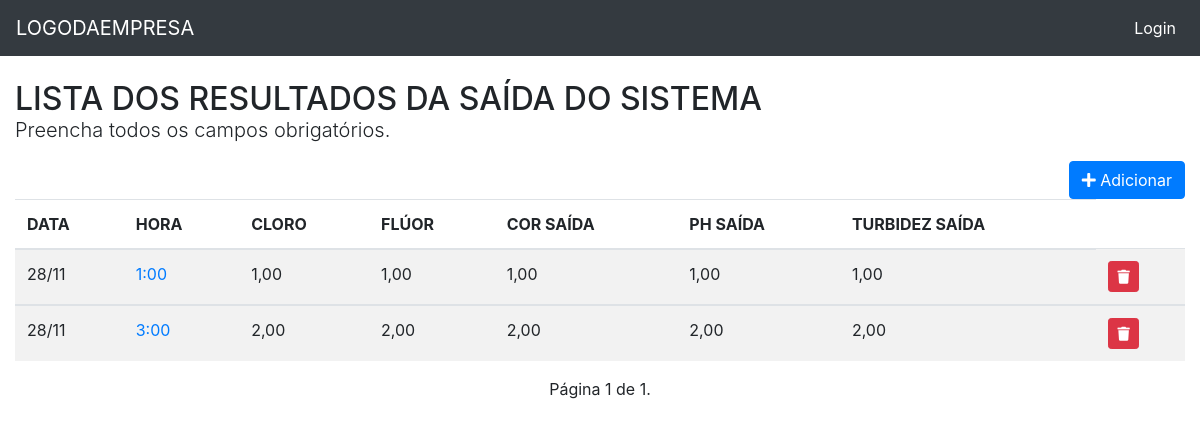
The app's page /saida/list/, older data.
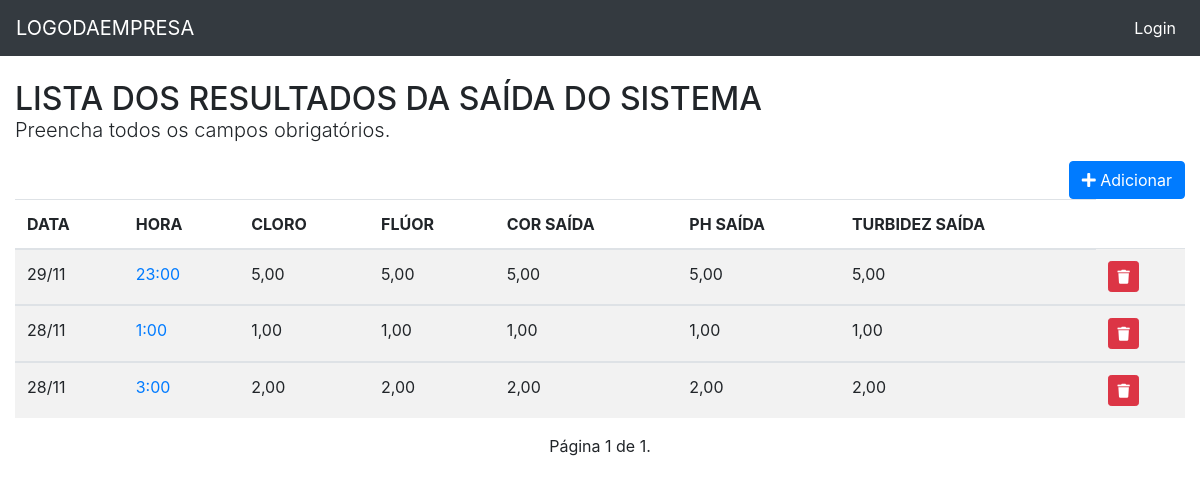
The same page, newer data.
### saida/models.py (models this page shows, shortened)
class Saida(models.Model):
    data = models.DateField('Data', auto_now=False, auto_now_add=False)
    hora = models.CharField(max_length=5, choices=HORA_CHOICE)
    cloro = models.DecimalField('Cloro', max_digits=4, decimal_places=2, blank=True, null=True)
    fluor = models.DecimalField('Fluor', max_digits=4, decimal_places=2, blank=True, null=True)
    cor_t = models.DecimalField('Cor Bruta', max_digits=5, decimal_places=2, blank=True, null=True)
    ph_t = models.DecimalField('Ph Bruta', max_digits=5, decimal_places=2, blank=True, null=True)
    turbidez_t = models.DecimalField('Turbidez Bruta', max_digits=5, decimal_places=2, blank=True, null=True)
    class Meta:
        ordering = ('-data',)
        verbose_name = 'SAIDA'

### saida/views.py (the view)
# urls.py: path('list/', v.saida_list, name='saida_list'),
def saida_list(request):
    template_name = 'saida_list.html'
    obj = Saida.objects.all()
    paginator = Paginator(obj, 12)
    page_number = request.GET.get('page')
    object_list = paginator.get_page(page_number)
    context = {'object_list': object_list}
    return render(request, template_name, context)

### saida/templates/saida_list.html (shortened to what this page needs)
{% extends "base.html" %}
{% load static %}
{% block content %}
<div class="page-header">
    <h2>LISTA DOS RESULTADOS DA SAÍDA DO SISTEMA
        <p class="lead">
            Preencha todos os campos obrigatórios.
        </p>
        <span class="pull-right">
        <a href="{% url 'saida:saida_add' %}">
          <button type="button" class="btn btn-primary">
            <span class="fa fa-plus"></span> Adicionar
          </button>
        </a>
      </span>
    </h2>
    {% if object_list %}
    <div class="table-reponsive">
        <table class="table table-striped">
          <thead>
            <tr>
              <th>DATA</th>
              <th>HORA</th>
              <th>CLORO</th>
              <th>FLÚOR</th>
              <th>COR SAÍDA</th>
              <th>PH SAÍDA</th>
              <th>TURBIDEZ SAÍDA</th>
            </tr>
          </thead>
          <tbody>
          {% for object in object_list %}
              <tr>
                <td class="text-left">{{ object.data|date:"d/m" }}</td>
                <td>
                  <a href="{% url 'saida:saida_update' object.pk %}">{{ object.hora }}</a>
                </td>
                <td class="text-left">{{ object.cloro }}</td>
                <td class="text-left">{{ object.fluor }}</td>
                <td class="text-left">{{ object.cor_t }}</td>
                <td class="text-left">{{ object.ph_t}}</td>
                <td class="text-left">{{ object.turbidez_t}}</td>
                <td>
                      <a href="{% url 'saida:saida_delete' object.pk %}" class="btn btn-danger btn-sm"
                         title="Excluir" onclick="return confirm('Tem certeza que deseja exluir?')" >
                          <i class="fa fa-trash" aria-hidden="true"></i>
                      </a>
                </td>
              </tr>
          </tbody>
      {% endfor %}
        </table>
    </div>
    <div class="pagination">
        <span class="step_links">
            <span class="current">
                Página {{ object_list.number }} de {{ object_list.paginator.num_pages }}.
            </span>
        </span>
    </div>
  {% else %}
    <p class="alert alert-warning">Sem itens na lista.</p>
  {% endif %}
</div>
{% endblock content %}l>

Row changes from the older to the newer data that the page shows:
added Saida: data "29/11", hora "23:00", cloro "5,00", fluor "5,00", cor_t "5,00", ph_t "5,00", turbidez_t "5,00"
